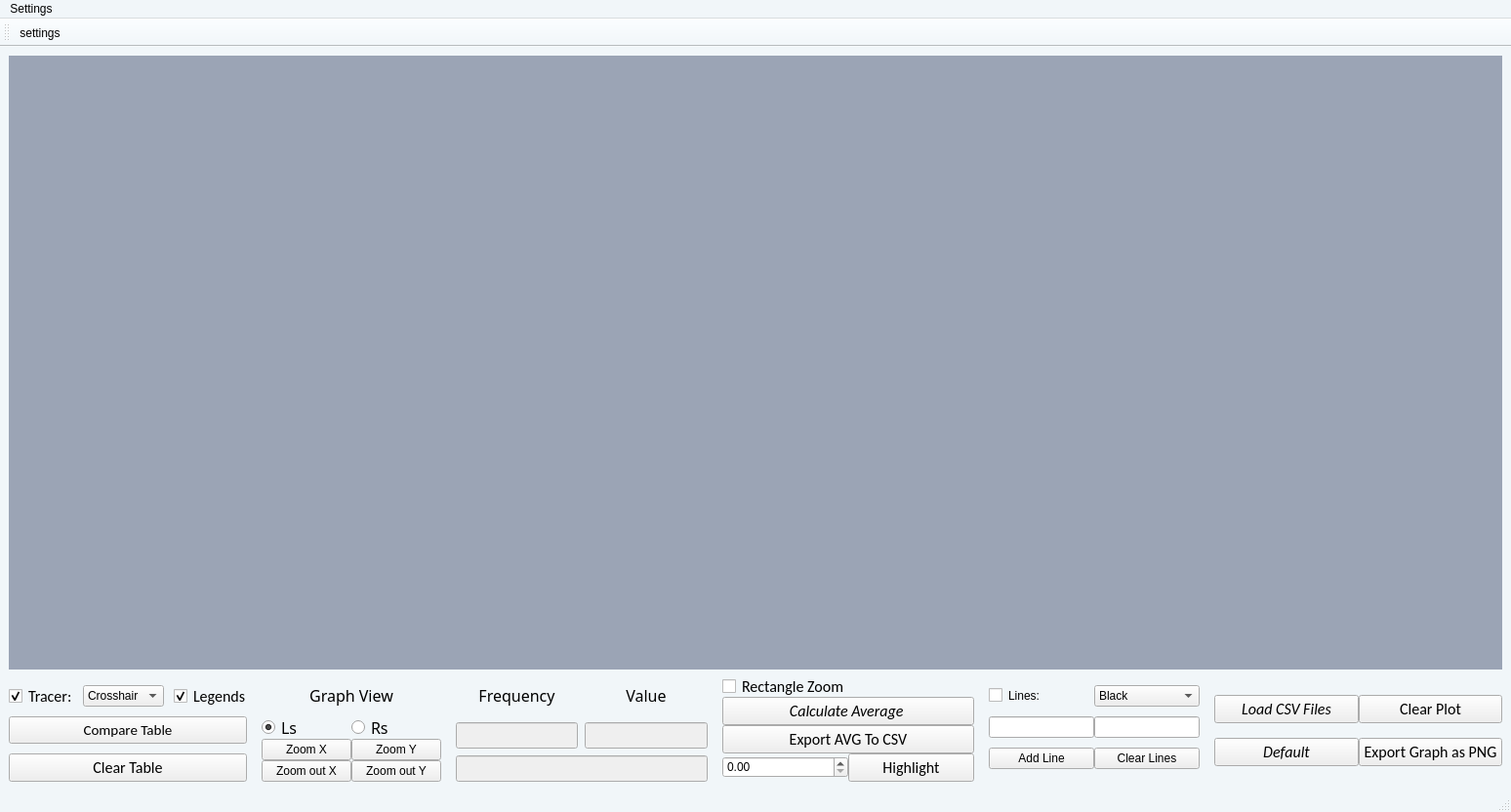
<?xml version="1.0" encoding="UTF-8"?>
<ui version="4.0">
 <class>MainWindow</class>
 <widget class="QMainWindow" name="MainWindow">
  <property name="geometry">
   <rect>
    <x>0</x>
    <y>0</y>
    <width>1548</width>
    <height>832</height>
   </rect>
  </property>
  <property name="palette">
   <palette>
    <active>
     <colorrole role="WindowText">
      <brush brushstyle="SolidPattern">
       <color alpha="255">
        <red>0</red>
        <green>0</green>
        <blue>0</blue>
       </color>
      </brush>
     </colorrole>
     <colorrole role="Button">
      <brush brushstyle="SolidPattern">
       <color alpha="255">
        <red>241</red>
        <green>246</green>
        <blue>249</blue>
       </color>
      </brush>
     </colorrole>
     <colorrole role="Light">
      <brush brushstyle="SolidPattern">
       <color alpha="255">
        <red>255</red>
        <green>255</green>
        <blue>255</blue>
       </color>
      </brush>
     </colorrole>
     <colorrole role="Midlight">
      <brush brushstyle="SolidPattern">
       <color alpha="255">
        <red>248</red>
        <green>250</green>
        <blue>252</blue>
       </color>
      </brush>
     </colorrole>
     <colorrole role="Dark">
      <brush brushstyle="SolidPattern">
       <color alpha="255">
        <red>120</red>
        <green>123</green>
        <blue>124</blue>
       </color>
      </brush>
     </colorrole>
     <colorrole role="Mid">
      <brush brushstyle="SolidPattern">
       <color alpha="255">
        <red>161</red>
        <green>164</green>
        <blue>166</blue>
       </color>
      </brush>
     </colorrole>
     <colorrole role="Text">
      <brush brushstyle="SolidPattern">
       <color alpha="255">
        <red>0</red>
        <green>0</green>
        <blue>0</blue>
       </color>
      </brush>
     </colorrole>
     <colorrole role="BrightText">
      <brush brushstyle="SolidPattern">
       <color alpha="255">
        <red>255</red>
        <green>255</green>
        <blue>255</blue>
       </color>
      </brush>
     </colorrole>
     <colorrole role="ButtonText">
      <brush brushstyle="SolidPattern">
       <color alpha="255">
        <red>0</red>
        <green>0</green>
        <blue>0</blue>
       </color>
      </brush>
     </colorrole>
     <colorrole role="Base">
      <brush brushstyle="SolidPattern">
       <color alpha="255">
        <red>255</red>
        <green>255</green>
        <blue>255</blue>
       </color>
      </brush>
     </colorrole>
     <colorrole role="Window">
      <brush brushstyle="SolidPattern">
       <color alpha="255">
        <red>241</red>
        <green>246</green>
        <blue>249</blue>
       </color>
      </brush>
     </colorrole>
     <colorrole role="Shadow">
      <brush brushstyle="SolidPattern">
       <color alpha="255">
        <red>0</red>
        <green>0</green>
        <blue>0</blue>
       </color>
      </brush>
     </colorrole>
     <colorrole role="AlternateBase">
      <brush brushstyle="SolidPattern">
       <color alpha="255">
        <red>248</red>
        <green>250</green>
        <blue>252</blue>
       </color>
      </brush>
     </colorrole>
     <colorrole role="ToolTipBase">
      <brush brushstyle="SolidPattern">
       <color alpha="255">
        <red>255</red>
        <green>255</green>
        <blue>220</blue>
       </color>
      </brush>
     </colorrole>
     <colorrole role="ToolTipText">
      <brush brushstyle="SolidPattern">
       <color alpha="255">
        <red>0</red>
        <green>0</green>
        <blue>0</blue>
       </color>
      </brush>
     </colorrole>
     <colorrole role="PlaceholderText">
      <brush brushstyle="SolidPattern">
       <color alpha="127">
        <red>0</red>
        <green>0</green>
        <blue>0</blue>
       </color>
      </brush>
     </colorrole>
    </active>
    <inactive>
     <colorrole role="WindowText">
      <brush brushstyle="SolidPattern">
       <color alpha="255">
        <red>0</red>
        <green>0</green>
        <blue>0</blue>
       </color>
      </brush>
     </colorrole>
     <colorrole role="Button">
      <brush brushstyle="SolidPattern">
       <color alpha="255">
        <red>241</red>
        <green>246</green>
        <blue>249</blue>
       </color>
      </brush>
     </colorrole>
     <colorrole role="Light">
      <brush brushstyle="SolidPattern">
       <color alpha="255">
        <red>255</red>
        <green>255</green>
        <blue>255</blue>
       </color>
      </brush>
     </colorrole>
     <colorrole role="Midlight">
      <brush brushstyle="SolidPattern">
       <color alpha="255">
        <red>248</red>
        <green>250</green>
        <blue>252</blue>
       </color>
      </brush>
     </colorrole>
     <colorrole role="Dark">
      <brush brushstyle="SolidPattern">
       <color alpha="255">
        <red>120</red>
        <green>123</green>
        <blue>124</blue>
       </color>
      </brush>
     </colorrole>
     <colorrole role="Mid">
      <brush brushstyle="SolidPattern">
       <color alpha="255">
        <red>161</red>
        <green>164</green>
        <blue>166</blue>
       </color>
      </brush>
     </colorrole>
     <colorrole role="Text">
      <brush brushstyle="SolidPattern">
       <color alpha="255">
        <red>0</red>
        <green>0</green>
        <blue>0</blue>
       </color>
      </brush>
     </colorrole>
     <colorrole role="BrightText">
      <brush brushstyle="SolidPattern">
       <color alpha="255">
        <red>255</red>
        <green>255</green>
        <blue>255</blue>
       </color>
      </brush>
     </colorrole>
     <colorrole role="ButtonText">
      <brush brushstyle="SolidPattern">
       <color alpha="255">
        <red>0</red>
        <green>0</green>
        <blue>0</blue>
       </color>
      </brush>
     </colorrole>
     <colorrole role="Base">
      <brush brushstyle="SolidPattern">
       <color alpha="255">
        <red>255</red>
        <green>255</green>
        <blue>255</blue>
       </color>
      </brush>
     </colorrole>
     <colorrole role="Window">
      <brush brushstyle="SolidPattern">
       <color alpha="255">
        <red>241</red>
        <green>246</green>
        <blue>249</blue>
       </color>
      </brush>
     </colorrole>
     <colorrole role="Shadow">
      <brush brushstyle="SolidPattern">
       <color alpha="255">
        <red>0</red>
        <green>0</green>
        <blue>0</blue>
       </color>
      </brush>
     </colorrole>
     <colorrole role="AlternateBase">
      <brush brushstyle="SolidPattern">
       <color alpha="255">
        <red>248</red>
        <green>250</green>
        <blue>252</blue>
       </color>
      </brush>
     </colorrole>
     <colorrole role="ToolTipBase">
      <brush brushstyle="SolidPattern">
       <color alpha="255">
        <red>255</red>
        <green>255</green>
        <blue>220</blue>
       </color>
      </brush>
     </colorrole>
     <colorrole role="ToolTipText">
      <brush brushstyle="SolidPattern">
       <color alpha="255">
        <red>0</red>
        <green>0</green>
        <blue>0</blue>
       </color>
      </brush>
     </colorrole>
     <colorrole role="PlaceholderText">
      <brush brushstyle="SolidPattern">
       <color alpha="127">
        <red>0</red>
        <green>0</green>
        <blue>0</blue>
       </color>
      </brush>
     </colorrole>
    </inactive>
    <disabled>
     <colorrole role="WindowText">
      <brush brushstyle="SolidPattern">
       <color alpha="255">
        <red>120</red>
        <green>123</green>
        <blue>124</blue>
       </color>
      </brush>
     </colorrole>
     <colorrole role="Button">
      <brush brushstyle="SolidPattern">
       <color alpha="255">
        <red>241</red>
        <green>246</green>
        <blue>249</blue>
       </color>
      </brush>
     </colorrole>
     <colorrole role="Light">
      <brush brushstyle="SolidPattern">
       <color alpha="255">
        <red>255</red>
        <green>255</green>
        <blue>255</blue>
       </color>
      </brush>
     </colorrole>
     <colorrole role="Midlight">
      <brush brushstyle="SolidPattern">
       <color alpha="255">
        <red>248</red>
        <green>250</green>
        <blue>252</blue>
       </color>
      </brush>
     </colorrole>
     <colorrole role="Dark">
      <brush brushstyle="SolidPattern">
       <color alpha="255">
        <red>120</red>
        <green>123</green>
        <blue>124</blue>
       </color>
      </brush>
     </colorrole>
     <colorrole role="Mid">
      <brush brushstyle="SolidPattern">
       <color alpha="255">
        <red>161</red>
        <green>164</green>
        <blue>166</blue>
       </color>
      </brush>
     </colorrole>
     <colorrole role="Text">
      <brush brushstyle="SolidPattern">
       <color alpha="255">
        <red>120</red>
        <green>123</green>
        <blue>124</blue>
       </color>
      </brush>
     </colorrole>
     <colorrole role="BrightText">
      <brush brushstyle="SolidPattern">
       <color alpha="255">
        <red>255</red>
        <green>255</green>
        <blue>255</blue>
       </color>
      </brush>
     </colorrole>
     <colorrole role="ButtonText">
      <brush brushstyle="SolidPattern">
       <color alpha="255">
        <red>120</red>
        <green>123</green>
        <blue>124</blue>
       </color>
      </brush>
     </colorrole>
     <colorrole role="Base">
      <brush brushstyle="SolidPattern">
       <color alpha="255">
        <red>241</red>
        <green>246</green>
        <blue>249</blue>
       </color>
      </brush>
     </colorrole>
     <colorrole role="Window">
      <brush brushstyle="SolidPattern">
       <color alpha="255">
        <red>241</red>
        <green>246</green>
        <blue>249</blue>
       </color>
      </brush>
     </colorrole>
     <colorrole role="Shadow">
      <brush brushstyle="SolidPattern">
       <color alpha="255">
        <red>0</red>
        <green>0</green>
        <blue>0</blue>
       </color>
      </brush>
     </colorrole>
     <colorrole role="AlternateBase">
      <brush brushstyle="SolidPattern">
       <color alpha="255">
        <red>241</red>
        <green>246</green>
        <blue>249</blue>
       </color>
      </brush>
     </colorrole>
     <colorrole role="ToolTipBase">
      <brush brushstyle="SolidPattern">
       <color alpha="255">
        <red>255</red>
        <green>255</green>
        <blue>220</blue>
       </color>
      </brush>
     </colorrole>
     <colorrole role="ToolTipText">
      <brush brushstyle="SolidPattern">
       <color alpha="255">
        <red>0</red>
        <green>0</green>
        <blue>0</blue>
       </color>
      </brush>
     </colorrole>
     <colorrole role="PlaceholderText">
      <brush brushstyle="SolidPattern">
       <color alpha="127">
        <red>120</red>
        <green>123</green>
        <blue>124</blue>
       </color>
      </brush>
     </colorrole>
    </disabled>
   </palette>
  </property>
  <property name="windowTitle">
   <string>MainWindow</string>
  </property>
  <widget class="QWidget" name="centralwidget">
   <property name="styleSheet">
    <string notr="true">border-color: rgb(0, 0, 0);</string>
   </property>
   <layout class="QGridLayout" name="gridLayout_6" rowstretch="9,2">
    <item row="0" column="0">
     <widget class="QCustomPlot" name="Plot" native="true">
      <property name="palette">
       <palette>
        <active>
         <colorrole role="WindowText">
          <brush brushstyle="SolidPattern">
           <color alpha="255">
            <red>0</red>
            <green>0</green>
            <blue>0</blue>
           </color>
          </brush>
         </colorrole>
         <colorrole role="Button">
          <brush brushstyle="SolidPattern">
           <color alpha="255">
            <red>155</red>
            <green>164</green>
            <blue>181</blue>
           </color>
          </brush>
         </colorrole>
         <colorrole role="Light">
          <brush brushstyle="SolidPattern">
           <color alpha="255">
            <red>235</red>
            <green>242</green>
            <blue>255</blue>
           </color>
          </brush>
         </colorrole>
         <colorrole role="Midlight">
          <brush brushstyle="SolidPattern">
           <color alpha="255">
            <red>195</red>
            <green>203</green>
            <blue>218</blue>
           </color>
          </brush>
         </colorrole>
         <colorrole role="Dark">
          <brush brushstyle="SolidPattern">
           <color alpha="255">
            <red>77</red>
            <green>82</green>
            <blue>90</blue>
           </color>
          </brush>
         </colorrole>
         <colorrole role="Mid">
          <brush brushstyle="SolidPattern">
           <color alpha="255">
            <red>103</red>
            <green>109</green>
            <blue>121</blue>
           </color>
          </brush>
         </colorrole>
         <colorrole role="Text">
          <brush brushstyle="SolidPattern">
           <color alpha="255">
            <red>0</red>
            <green>0</green>
            <blue>0</blue>
           </color>
          </brush>
         </colorrole>
         <colorrole role="BrightText">
          <brush brushstyle="SolidPattern">
           <color alpha="255">
            <red>255</red>
            <green>255</green>
            <blue>255</blue>
           </color>
          </brush>
         </colorrole>
         <colorrole role="ButtonText">
          <brush brushstyle="SolidPattern">
           <color alpha="255">
            <red>0</red>
            <green>0</green>
            <blue>0</blue>
           </color>
          </brush>
         </colorrole>
         <colorrole role="Base">
          <brush brushstyle="SolidPattern">
           <color alpha="255">
            <red>155</red>
            <green>164</green>
            <blue>181</blue>
           </color>
          </brush>
         </colorrole>
         <colorrole role="Window">
          <brush brushstyle="SolidPattern">
           <color alpha="255">
            <red>155</red>
            <green>164</green>
            <blue>181</blue>
           </color>
          </brush>
         </colorrole>
         <colorrole role="Shadow">
          <brush brushstyle="SolidPattern">
           <color alpha="255">
            <red>0</red>
            <green>0</green>
            <blue>0</blue>
           </color>
          </brush>
         </colorrole>
         <colorrole role="AlternateBase">
          <brush brushstyle="SolidPattern">
           <color alpha="255">
            <red>205</red>
            <green>209</green>
            <blue>218</blue>
           </color>
          </brush>
         </colorrole>
         <colorrole role="ToolTipBase">
          <brush brushstyle="SolidPattern">
           <color alpha="255">
            <red>255</red>
            <green>255</green>
            <blue>220</blue>
           </color>
          </brush>
         </colorrole>
         <colorrole role="ToolTipText">
          <brush brushstyle="SolidPattern">
           <color alpha="255">
            <red>0</red>
            <green>0</green>
            <blue>0</blue>
           </color>
          </brush>
         </colorrole>
         <colorrole role="PlaceholderText">
          <brush brushstyle="SolidPattern">
           <color alpha="127">
            <red>0</red>
            <green>0</green>
            <blue>0</blue>
           </color>
          </brush>
         </colorrole>
        </active>
        <inactive>
         <colorrole role="WindowText">
          <brush brushstyle="SolidPattern">
           <color alpha="255">
            <red>0</red>
            <green>0</green>
            <blue>0</blue>
           </color>
          </brush>
         </colorrole>
         <colorrole role="Button">
          <brush brushstyle="SolidPattern">
           <color alpha="255">
            <red>155</red>
            <green>164</green>
            <blue>181</blue>
           </color>
          </brush>
         </colorrole>
         <colorrole role="Light">
          <brush brushstyle="SolidPattern">
           <color alpha="255">
            <red>235</red>
            <green>242</green>
            <blue>255</blue>
           </color>
          </brush>
         </colorrole>
         <colorrole role="Midlight">
          <brush brushstyle="SolidPattern">
           <color alpha="255">
            <red>195</red>
            <green>203</green>
            <blue>218</blue>
           </color>
          </brush>
         </colorrole>
         <colorrole role="Dark">
          <brush brushstyle="SolidPattern">
           <color alpha="255">
            <red>77</red>
            <green>82</green>
            <blue>90</blue>
           </color>
          </brush>
         </colorrole>
         <colorrole role="Mid">
          <brush brushstyle="SolidPattern">
           <color alpha="255">
            <red>103</red>
            <green>109</green>
            <blue>121</blue>
           </color>
          </brush>
         </colorrole>
         <colorrole role="Text">
          <brush brushstyle="SolidPattern">
           <color alpha="255">
            <red>0</red>
            <green>0</green>
            <blue>0</blue>
           </color>
          </brush>
         </colorrole>
         <colorrole role="BrightText">
          <brush brushstyle="SolidPattern">
           <color alpha="255">
            <red>255</red>
            <green>255</green>
            <blue>255</blue>
           </color>
          </brush>
         </colorrole>
         <colorrole role="ButtonText">
          <brush brushstyle="SolidPattern">
           <color alpha="255">
            <red>0</red>
            <green>0</green>
            <blue>0</blue>
           </color>
          </brush>
         </colorrole>
         <colorrole role="Base">
          <brush brushstyle="SolidPattern">
           <color alpha="255">
            <red>155</red>
            <green>164</green>
            <blue>181</blue>
           </color>
          </brush>
         </colorrole>
         <colorrole role="Window">
          <brush brushstyle="SolidPattern">
           <color alpha="255">
            <red>155</red>
            <green>164</green>
            <blue>181</blue>
           </color>
          </brush>
         </colorrole>
         <colorrole role="Shadow">
          <brush brushstyle="SolidPattern">
           <color alpha="255">
            <red>0</red>
            <green>0</green>
            <blue>0</blue>
           </color>
          </brush>
         </colorrole>
         <colorrole role="AlternateBase">
          <brush brushstyle="SolidPattern">
           <color alpha="255">
            <red>205</red>
            <green>209</green>
            <blue>218</blue>
           </color>
          </brush>
         </colorrole>
         <colorrole role="ToolTipBase">
          <brush brushstyle="SolidPattern">
           <color alpha="255">
            <red>255</red>
            <green>255</green>
            <blue>220</blue>
           </color>
          </brush>
         </colorrole>
         <colorrole role="ToolTipText">
          <brush brushstyle="SolidPattern">
           <color alpha="255">
            <red>0</red>
            <green>0</green>
            <blue>0</blue>
           </color>
          </brush>
         </colorrole>
         <colorrole role="PlaceholderText">
          <brush brushstyle="SolidPattern">
           <color alpha="127">
            <red>0</red>
            <green>0</green>
            <blue>0</blue>
           </color>
          </brush>
         </colorrole>
        </inactive>
        <disabled>
         <colorrole role="WindowText">
          <brush brushstyle="SolidPattern">
           <color alpha="255">
            <red>77</red>
            <green>82</green>
            <blue>90</blue>
           </color>
          </brush>
         </colorrole>
         <colorrole role="Button">
          <brush brushstyle="SolidPattern">
           <color alpha="255">
            <red>155</red>
            <green>164</green>
            <blue>181</blue>
           </color>
          </brush>
         </colorrole>
         <colorrole role="Light">
          <brush brushstyle="SolidPattern">
           <color alpha="255">
            <red>235</red>
            <green>242</green>
            <blue>255</blue>
           </color>
          </brush>
         </colorrole>
         <colorrole role="Midlight">
          <brush brushstyle="SolidPattern">
           <color alpha="255">
            <red>195</red>
            <green>203</green>
            <blue>218</blue>
           </color>
          </brush>
         </colorrole>
         <colorrole role="Dark">
          <brush brushstyle="SolidPattern">
           <color alpha="255">
            <red>77</red>
            <green>82</green>
            <blue>90</blue>
           </color>
          </brush>
         </colorrole>
         <colorrole role="Mid">
          <brush brushstyle="SolidPattern">
           <color alpha="255">
            <red>103</red>
            <green>109</green>
            <blue>121</blue>
           </color>
          </brush>
         </colorrole>
         <colorrole role="Text">
          <brush brushstyle="SolidPattern">
           <color alpha="255">
            <red>77</red>
            <green>82</green>
            <blue>90</blue>
           </color>
          </brush>
         </colorrole>
         <colorrole role="BrightText">
          <brush brushstyle="SolidPattern">
           <color alpha="255">
            <red>255</red>
            <green>255</green>
            <blue>255</blue>
           </color>
          </brush>
         </colorrole>
         <colorrole role="ButtonText">
          <brush brushstyle="SolidPattern">
           <color alpha="255">
            <red>77</red>
            <green>82</green>
            <blue>90</blue>
           </color>
          </brush>
         </colorrole>
         <colorrole role="Base">
          <brush brushstyle="SolidPattern">
           <color alpha="255">
            <red>155</red>
            <green>164</green>
            <blue>181</blue>
           </color>
          </brush>
         </colorrole>
         <colorrole role="Window">
          <brush brushstyle="SolidPattern">
           <color alpha="255">
            <red>155</red>
            <green>164</green>
            <blue>181</blue>
           </color>
          </brush>
         </colorrole>
         <colorrole role="Shadow">
          <brush brushstyle="SolidPattern">
           <color alpha="255">
            <red>0</red>
            <green>0</green>
            <blue>0</blue>
           </color>
          </brush>
         </colorrole>
         <colorrole role="AlternateBase">
          <brush brushstyle="SolidPattern">
           <color alpha="255">
            <red>155</red>
            <green>164</green>
            <blue>181</blue>
           </color>
          </brush>
         </colorrole>
         <colorrole role="ToolTipBase">
          <brush brushstyle="SolidPattern">
           <color alpha="255">
            <red>255</red>
            <green>255</green>
            <blue>220</blue>
           </color>
          </brush>
         </colorrole>
         <colorrole role="ToolTipText">
          <brush brushstyle="SolidPattern">
           <color alpha="255">
            <red>0</red>
            <green>0</green>
            <blue>0</blue>
           </color>
          </brush>
         </colorrole>
         <colorrole role="PlaceholderText">
          <brush brushstyle="SolidPattern">
           <color alpha="127">
            <red>77</red>
            <green>82</green>
            <blue>90</blue>
           </color>
          </brush>
         </colorrole>
        </disabled>
       </palette>
      </property>
      <property name="styleSheet">
       <string notr="true">background-color: rgb(155, 164, 181);</string>
      </property>
     </widget>
    </item>
    <item row="1" column="0">
     <layout class="QGridLayout" name="gridLayout_5" columnstretch="0,5,7,7,0,0,8" columnminimumwidth="0,0,0,0,0,0,0">
      <property name="bottomMargin">
       <number>0</number>
      </property>
      <property name="horizontalSpacing">
       <number>15</number>
      </property>
      <property name="verticalSpacing">
       <number>1</number>
      </property>
      <item row="0" column="1">
       <layout class="QGridLayout" name="gridLayout_3">
        <item row="3" column="1">
         <widget class="QPushButton" name="btn_zoomout_y">
          <property name="focusPolicy">
           <enum>Qt::TabFocus</enum>
          </property>
          <property name="text">
           <string>Zoom out Y</string>
          </property>
         </widget>
        </item>
        <item row="1" column="0">
         <widget class="QPushButton" name="btn_zoom_x">
          <property name="focusPolicy">
           <enum>Qt::TabFocus</enum>
          </property>
          <property name="text">
           <string>Zoom X</string>
          </property>
         </widget>
        </item>
        <item row="1" column="1">
         <widget class="QPushButton" name="btn_zoom_y">
          <property name="focusPolicy">
           <enum>Qt::TabFocus</enum>
          </property>
          <property name="text">
           <string>Zoom Y</string>
          </property>
         </widget>
        </item>
        <item row="3" column="0">
         <widget class="QPushButton" name="btn_zoomout_x">
          <property name="focusPolicy">
           <enum>Qt::TabFocus</enum>
          </property>
          <property name="text">
           <string>Zoom out X</string>
          </property>
         </widget>
        </item>
        <item row="0" column="0" colspan="2">
         <layout class="QGridLayout" name="gridLayout_7">
          <item row="2" column="0">
           <widget class="QRadioButton" name="radioButton_Ls">
            <property name="font">
             <font>
              <family>Sylfaen</family>
              <pointsize>12</pointsize>
              <bold>false</bold>
             </font>
            </property>
            <property name="styleSheet">
             <string notr="true"/>
            </property>
            <property name="text">
             <string>Ls</string>
            </property>
            <property name="checked">
             <bool>true</bool>
            </property>
           </widget>
          </item>
          <item row="2" column="1">
           <widget class="QRadioButton" name="radioButton_Rs">
            <property name="font">
             <font>
              <family>Sylfaen</family>
              <pointsize>12</pointsize>
             </font>
            </property>
            <property name="styleSheet">
             <string notr="true"/>
            </property>
            <property name="text">
             <string>Rs</string>
            </property>
           </widget>
          </item>
          <item row="1" column="0" colspan="2">
           <widget class="QLabel" name="label_4">
            <property name="font">
             <font>
              <family>Arial Rounded MT Bold</family>
              <pointsize>12</pointsize>
              <italic>false</italic>
              <bold>false</bold>
             </font>
            </property>
            <property name="styleSheet">
             <string notr="true"/>
            </property>
            <property name="text">
             <string>Graph View</string>
            </property>
            <property name="alignment">
             <set>Qt::AlignCenter</set>
            </property>
           </widget>
          </item>
         </layout>
        </item>
       </layout>
      </item>
      <item row="0" column="2">
       <layout class="QGridLayout" name="gridLayout">
        <property name="spacing">
         <number>7</number>
        </property>
        <item row="1" column="0">
         <widget class="QLineEdit" name="lineEdit">
          <property name="enabled">
           <bool>false</bool>
          </property>
          <property name="font">
           <font>
            <pointsize>12</pointsize>
            <italic>true</italic>
            <bold>true</bold>
           </font>
          </property>
          <property name="focusPolicy">
           <enum>Qt::NoFocus</enum>
          </property>
          <property name="styleSheet">
           <string notr="true"/>
          </property>
          <property name="alignment">
           <set>Qt::AlignCenter</set>
          </property>
          <property name="readOnly">
           <bool>true</bool>
          </property>
         </widget>
        </item>
        <item row="1" column="1">
         <widget class="QLineEdit" name="lineEdit_2">
          <property name="enabled">
           <bool>false</bool>
          </property>
          <property name="font">
           <font>
            <pointsize>12</pointsize>
            <bold>true</bold>
           </font>
          </property>
          <property name="focusPolicy">
           <enum>Qt::NoFocus</enum>
          </property>
          <property name="styleSheet">
           <string notr="true"/>
          </property>
          <property name="alignment">
           <set>Qt::AlignCenter</set>
          </property>
          <property name="readOnly">
           <bool>true</bool>
          </property>
         </widget>
        </item>
        <item row="0" column="0">
         <widget class="QLabel" name="label_freq">
          <property name="font">
           <font>
            <family>Arial Rounded MT Bold</family>
            <pointsize>12</pointsize>
            <italic>false</italic>
            <bold>false</bold>
           </font>
          </property>
          <property name="styleSheet">
           <string notr="true"/>
          </property>
          <property name="text">
           <string>Frequency</string>
          </property>
          <property name="alignment">
           <set>Qt::AlignCenter</set>
          </property>
         </widget>
        </item>
        <item row="0" column="1">
         <widget class="QLabel" name="label_value">
          <property name="font">
           <font>
            <family>Arial Rounded MT Bold</family>
            <pointsize>12</pointsize>
            <italic>false</italic>
            <bold>false</bold>
           </font>
          </property>
          <property name="whatsThis">
           <string>ya allah</string>
          </property>
          <property name="styleSheet">
           <string notr="true"/>
          </property>
          <property name="text">
           <string>Value</string>
          </property>
          <property name="alignment">
           <set>Qt::AlignCenter</set>
          </property>
         </widget>
        </item>
        <item row="2" column="0" colspan="2">
         <widget class="QLineEdit" name="lineEdit_3">
          <property name="enabled">
           <bool>false</bool>
          </property>
          <property name="font">
           <font>
            <pointsize>12</pointsize>
            <bold>true</bold>
           </font>
          </property>
          <property name="focusPolicy">
           <enum>Qt::NoFocus</enum>
          </property>
          <property name="styleSheet">
           <string notr="true"/>
          </property>
          <property name="alignment">
           <set>Qt::AlignCenter</set>
          </property>
          <property name="readOnly">
           <bool>true</bool>
          </property>
         </widget>
        </item>
       </layout>
      </item>
      <item row="0" column="0">
       <layout class="QVBoxLayout" name="verticalLayout_3" stretch="0,0,0">
        <property name="spacing">
         <number>10</number>
        </property>
        <property name="topMargin">
         <number>10</number>
        </property>
        <item>
         <layout class="QHBoxLayout" name="horizontalLayout_2">
          <item>
           <widget class="QCheckBox" name="cbox_Tracer">
            <property name="font">
             <font>
              <family>Calibri</family>
              <pointsize>12</pointsize>
             </font>
            </property>
            <property name="focusPolicy">
             <enum>Qt::TabFocus</enum>
            </property>
            <property name="styleSheet">
             <string notr="true"/>
            </property>
            <property name="text">
             <string>Tracer:</string>
            </property>
            <property name="checked">
             <bool>true</bool>
            </property>
           </widget>
          </item>
          <item>
           <widget class="QComboBox" name="comboBox_tracer">
            <property name="focusPolicy">
             <enum>Qt::TabFocus</enum>
            </property>
            <item>
             <property name="text">
              <string>Crosshair</string>
             </property>
            </item>
            <item>
             <property name="text">
              <string>Circle</string>
             </property>
            </item>
            <item>
             <property name="text">
              <string>Plus</string>
             </property>
            </item>
            <item>
             <property name="text">
              <string>Square</string>
             </property>
            </item>
            <item>
             <property name="text">
              <string>None</string>
             </property>
            </item>
           </widget>
          </item>
          <item>
           <widget class="QCheckBox" name="cbox_legend">
            <property name="font">
             <font>
              <family>Calibri</family>
              <pointsize>12</pointsize>
             </font>
            </property>
            <property name="focusPolicy">
             <enum>Qt::TabFocus</enum>
            </property>
            <property name="styleSheet">
             <string notr="true"/>
            </property>
            <property name="text">
             <string>Legends</string>
            </property>
            <property name="checked">
             <bool>true</bool>
            </property>
           </widget>
          </item>
         </layout>
        </item>
        <item>
         <widget class="QPushButton" name="btn_tablo">
          <property name="font">
           <font>
            <family>Calibri</family>
            <pointsize>11</pointsize>
           </font>
          </property>
          <property name="focusPolicy">
           <enum>Qt::TabFocus</enum>
          </property>
          <property name="styleSheet">
           <string notr="true"/>
          </property>
          <property name="text">
           <string>Compare Table</string>
          </property>
         </widget>
        </item>
        <item>
         <widget class="QPushButton" name="btn_tablo_clear">
          <property name="font">
           <font>
            <family>Calibri</family>
            <pointsize>12</pointsize>
           </font>
          </property>
          <property name="focusPolicy">
           <enum>Qt::TabFocus</enum>
          </property>
          <property name="styleSheet">
           <string notr="true"/>
          </property>
          <property name="text">
           <string>Clear Table</string>
          </property>
         </widget>
        </item>
       </layout>
      </item>
      <item row="0" column="4">
       <layout class="QGridLayout" name="gridLayout_4">
        <item row="1" column="1">
         <widget class="QLineEdit" name="ledit_minValue">
          <property name="focusPolicy">
           <enum>Qt::StrongFocus</enum>
          </property>
         </widget>
        </item>
        <item row="0" column="0">
         <widget class="QCheckBox" name="cbox_Lines">
          <property name="focusPolicy">
           <enum>Qt::TabFocus</enum>
          </property>
          <property name="text">
           <string>Lines:</string>
          </property>
         </widget>
        </item>
        <item row="2" column="1">
         <widget class="QPushButton" name="btn_clearLine">
          <property name="focusPolicy">
           <enum>Qt::TabFocus</enum>
          </property>
          <property name="text">
           <string>Clear Lines</string>
          </property>
         </widget>
        </item>
        <item row="1" column="0">
         <widget class="QLineEdit" name="ledit_maxValue">
          <property name="focusPolicy">
           <enum>Qt::StrongFocus</enum>
          </property>
         </widget>
        </item>
        <item row="2" column="0">
         <widget class="QPushButton" name="btn_addValue">
          <property name="focusPolicy">
           <enum>Qt::TabFocus</enum>
          </property>
          <property name="text">
           <string>Add Line</string>
          </property>
         </widget>
        </item>
        <item row="0" column="1">
         <widget class="QComboBox" name="combobox_line_color">
          <property name="focusPolicy">
           <enum>Qt::TabFocus</enum>
          </property>
          <property name="currentIndex">
           <number>4</number>
          </property>
          <item>
           <property name="text">
            <string>Red</string>
           </property>
          </item>
          <item>
           <property name="text">
            <string>Green</string>
           </property>
          </item>
          <item>
           <property name="text">
            <string>Yellow</string>
           </property>
          </item>
          <item>
           <property name="text">
            <string>Blue</string>
           </property>
          </item>
          <item>
           <property name="text">
            <string>Black</string>
           </property>
          </item>
         </widget>
        </item>
       </layout>
      </item>
      <item row="0" column="3">
       <layout class="QVBoxLayout" name="verticalLayout">
        <item>
         <widget class="QCheckBox" name="cbox_r_zoom">
          <property name="font">
           <font>
            <family>Calibri</family>
            <pointsize>12</pointsize>
           </font>
          </property>
          <property name="styleSheet">
           <string notr="true"/>
          </property>
          <property name="text">
           <string>Rectangle Zoom</string>
          </property>
          <property name="checked">
           <bool>false</bool>
          </property>
         </widget>
        </item>
        <item>
         <widget class="QPushButton" name="btn_avg">
          <property name="font">
           <font>
            <family>Calibri</family>
            <pointsize>12</pointsize>
            <italic>true</italic>
           </font>
          </property>
          <property name="focusPolicy">
           <enum>Qt::TabFocus</enum>
          </property>
          <property name="autoFillBackground">
           <bool>false</bool>
          </property>
          <property name="styleSheet">
           <string notr="true"/>
          </property>
          <property name="text">
           <string>Calculate Average </string>
          </property>
          <property name="autoDefault">
           <bool>false</bool>
          </property>
          <property name="default">
           <bool>false</bool>
          </property>
          <property name="flat">
           <bool>false</bool>
          </property>
         </widget>
        </item>
        <item>
         <widget class="QPushButton" name="btn_export_avg">
          <property name="font">
           <font>
            <family>Calibri</family>
            <pointsize>12</pointsize>
           </font>
          </property>
          <property name="focusPolicy">
           <enum>Qt::TabFocus</enum>
          </property>
          <property name="styleSheet">
           <string notr="true"/>
          </property>
          <property name="text">
           <string>Export AVG To CSV</string>
          </property>
         </widget>
        </item>
        <item>
         <layout class="QHBoxLayout" name="horizontalLayout">
          <item>
           <widget class="QDoubleSpinBox" name="doubleSpinBox">
            <property name="focusPolicy">
             <enum>Qt::TabFocus</enum>
            </property>
            <property name="styleSheet">
             <string notr="true"/>
            </property>
           </widget>
          </item>
          <item>
           <widget class="QPushButton" name="btn_HighlightGraphs">
            <property name="font">
             <font>
              <family>Calibri</family>
              <pointsize>12</pointsize>
             </font>
            </property>
            <property name="focusPolicy">
             <enum>Qt::TabFocus</enum>
            </property>
            <property name="styleSheet">
             <string notr="true"/>
            </property>
            <property name="text">
             <string>Highlight</string>
            </property>
           </widget>
          </item>
         </layout>
        </item>
       </layout>
      </item>
      <item row="0" column="5" colspan="2">
       <layout class="QGridLayout" name="gridLayout_2">
        <property name="topMargin">
         <number>5</number>
        </property>
        <item row="0" column="0">
         <widget class="QPushButton" name="btn_load_plot">
          <property name="font">
           <font>
            <family>Calibri</family>
            <pointsize>12</pointsize>
            <italic>true</italic>
           </font>
          </property>
          <property name="focusPolicy">
           <enum>Qt::TabFocus</enum>
          </property>
          <property name="autoFillBackground">
           <bool>false</bool>
          </property>
          <property name="styleSheet">
           <string notr="true"/>
          </property>
          <property name="text">
           <string>Load CSV Files</string>
          </property>
          <property name="autoDefault">
           <bool>false</bool>
          </property>
          <property name="default">
           <bool>false</bool>
          </property>
          <property name="flat">
           <bool>false</bool>
          </property>
         </widget>
        </item>
        <item row="0" column="1">
         <widget class="QPushButton" name="btn_clear_plot">
          <property name="font">
           <font>
            <family>Calibri</family>
            <pointsize>12</pointsize>
           </font>
          </property>
          <property name="focusPolicy">
           <enum>Qt::TabFocus</enum>
          </property>
          <property name="styleSheet">
           <string notr="true"/>
          </property>
          <property name="text">
           <string>Clear Plot</string>
          </property>
          <property name="checkable">
           <bool>false</bool>
          </property>
         </widget>
        </item>
        <item row="1" column="0">
         <widget class="QPushButton" name="btn_start_plot">
          <property name="font">
           <font>
            <family>Calibri</family>
            <pointsize>12</pointsize>
            <italic>true</italic>
           </font>
          </property>
          <property name="focusPolicy">
           <enum>Qt::TabFocus</enum>
          </property>
          <property name="autoFillBackground">
           <bool>false</bool>
          </property>
          <property name="styleSheet">
           <string notr="true"/>
          </property>
          <property name="text">
           <string>Default</string>
          </property>
          <property name="autoDefault">
           <bool>false</bool>
          </property>
          <property name="default">
           <bool>false</bool>
          </property>
          <property name="flat">
           <bool>false</bool>
          </property>
         </widget>
        </item>
        <item row="1" column="1">
         <widget class="QPushButton" name="btn_save_plot">
          <property name="font">
           <font>
            <family>Calibri</family>
            <pointsize>12</pointsize>
           </font>
          </property>
          <property name="focusPolicy">
           <enum>Qt::TabFocus</enum>
          </property>
          <property name="styleSheet">
           <string notr="true"/>
          </property>
          <property name="text">
           <string>Export Graph as PNG</string>
          </property>
         </widget>
        </item>
       </layout>
      </item>
     </layout>
    </item>
   </layout>
  </widget>
  <widget class="QStatusBar" name="statusbar">
   <property name="layoutDirection">
    <enum>Qt::LeftToRight</enum>
   </property>
   <property name="autoFillBackground">
    <bool>false</bool>
   </property>
  </widget>
  <widget class="QToolBar" name="toolBar">
   <property name="windowTitle">
    <string>toolBar</string>
   </property>
   <attribute name="toolBarArea">
    <enum>TopToolBarArea</enum>
   </attribute>
   <attribute name="toolBarBreak">
    <bool>false</bool>
   </attribute>
   <addaction name="actionsettings"/>
  </widget>
  <widget class="QMenuBar" name="menuBar">
   <property name="geometry">
    <rect>
     <x>0</x>
     <y>0</y>
     <width>1548</width>
     <height>21</height>
    </rect>
   </property>
   <widget class="QMenu" name="menuSettings">
    <property name="title">
     <string>Settings</string>
    </property>
   </widget>
   <addaction name="menuSettings"/>
  </widget>
  <action name="actionsettings">
   <property name="icon">
    <iconset resource="general.qrc">
     <normaloff>:/general/icons/resource/settings.png</normaloff>:/general/icons/resource/settings.png</iconset>
   </property>
   <property name="text">
    <string>settings</string>
   </property>
  </action>
 </widget>
 <customwidgets>
  <customwidget>
   <class>QCustomPlot</class>
   <extends>QWidget</extends>
   <header>qcustomplot.h</header>
   <container>1</container>
  </customwidget>
 </customwidgets>
 <tabstops>
  <tabstop>cbox_Tracer</tabstop>
  <tabstop>comboBox_tracer</tabstop>
  <tabstop>btn_tablo</tabstop>
  <tabstop>btn_tablo_clear</tabstop>
  <tabstop>cbox_legend</tabstop>
  <tabstop>radioButton_Ls</tabstop>
  <tabstop>lineEdit</tabstop>
  <tabstop>lineEdit_2</tabstop>
  <tabstop>cbox_r_zoom</tabstop>
  <tabstop>btn_avg</tabstop>
  <tabstop>btn_export_avg</tabstop>
  <tabstop>doubleSpinBox</tabstop>
  <tabstop>btn_HighlightGraphs</tabstop>
  <tabstop>btn_load_plot</tabstop>
  <tabstop>btn_clear_plot</tabstop>
  <tabstop>btn_start_plot</tabstop>
  <tabstop>btn_save_plot</tabstop>
  <tabstop>cbox_Lines</tabstop>
  <tabstop>combobox_line_color</tabstop>
  <tabstop>ledit_maxValue</tabstop>
  <tabstop>ledit_minValue</tabstop>
  <tabstop>btn_addValue</tabstop>
  <tabstop>btn_clearLine</tabstop>
  <tabstop>btn_zoom_x</tabstop>
  <tabstop>btn_zoom_y</tabstop>
  <tabstop>btn_zoomout_x</tabstop>
  <tabstop>btn_zoomout_y</tabstop>
 </tabstops>
 <resources>
  <include location="general.qrc"/>
 </resources>
 <connections/>
</ui>
